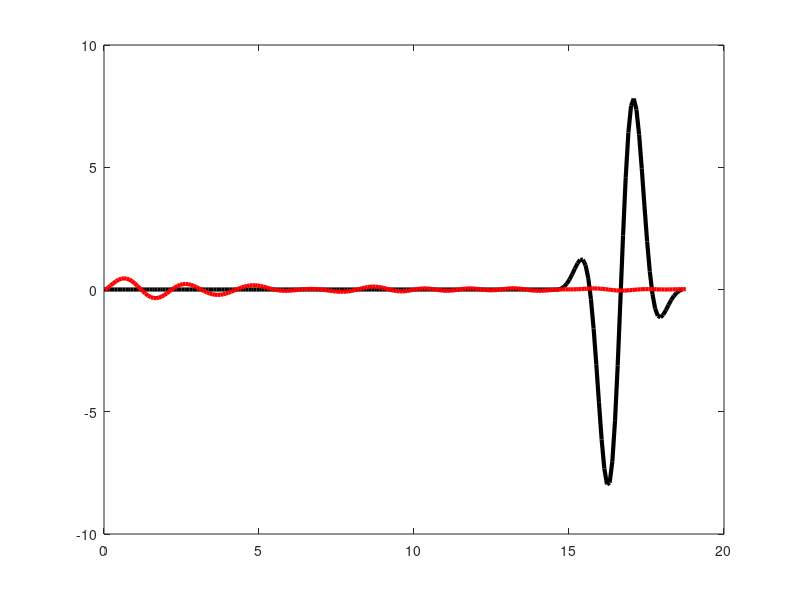

This chart was generated by the following MATLAB code: (Note: this script raises an error after producing the figure.)
clear; clc;
set(groot, 'DefaultFigureWindowStyle', 'normal');
startingX   = 100;
startingY   = 100;
Width       = 500;
Height      = 300;


load Ember_time_series_TR.mat

TR_sensor_data = sensor_data;
TR_time_series = time_series;

% f1 = figure('Position',[startingX startingY Width Height]); % plot the input time series
% ax1 = subplot(1,1,1); 
% stackedPlot(TR_time_series* 1e6-35, TR_sensor_data);
% ax1.XLim = [0 20];
% set(gca,'YTick',[])
% % set(gca,'XTick',[])
% % xlabel('Time [\mus]');
% % ylabel('Time Series for free-field focusing');
% % pause(0.5);
% saveas(f1,'TR_stacked_time_series.jpg');

load Ember_time_series_FF.mat

FF_sensor_data = sensor_data;
FF_time_series = time_series;

% f1 = figure('Position',[startingX startingY Width Height]); % plot the input time series
% ax1 = subplot(1,1,1); 
% stackedPlot(FF_time_series* 1e6, FF_sensor_data);
% % ax1.XLim = [1 21];
% % xlabel('Time [\mus]');
% % ylabel('Time Series for free-field focusing');
% hold on;
% set(gca,'YTick',[])
% % set(gca,'XTick',[])
% saveas(f1,'FF_stacked_time_series.jpg');
% 
startingX   = 100;
startingY   = 100;
Width       = 500;
Height      = 500;

% def normalize_amplitude(data):
%     min_val = np.min(data);
%     max_val = np.max(data);
%     return (data - min_val) / (max_val - min_val)

% start_TR_index = find(TR_time_series*1e6 == 35)

transducer_number = 14; 

pressure_TR = TR_sensor_data(transducer_number,:);
pressure_FF = FF_sensor_data(transducer_number,:);

% pressure_TR = normalize(pressure_TR);
% pressure_FF = normalize(pressure_FF);

index = find(TR_time_series* 1e6 >= 35);
index(1)
endpt = index(1) + length(pressure_FF)
length(pressure_FF)
TR_new_time_series = TR_time_series(index(1):endpt)* 1e6 -35;
TR_new_pressure = pressure_TR(index(1):endpt);

% Now do a comparative cross-section. 
f1 = figure('Position',[startingX startingY Width Height]);
ax1 = subplot(1,1,1); 
% plot(TR_time_series* 1e6, pressure_TR,'r','LineWidth', 3) 
plot(FF_time_series* 1e6, 0.5*pressure_FF,'k','LineWidth', 3) 
hold on
plot(TR_new_time_series, TR_new_pressure,'r','LineWidth', 3) 
ax1.XLim = [0 20];
% ax1.YLim = [0 5];
ax1.FontSize = 25;
box off;
H=gca;
H.LineWidth=2; %change to the desired value
% xlabel('cross-section [mm]');
% ylabel('P [Pa]');
hold on
saveas(f1,'time_series.jpg');
%close(f1)


startingX   = 100;
startingY   = 100;
Width       = 250;
Height      = 250;
f1 = figure('Position',[startingX startingY Width Height]);
ax1 = subplot(1,1,1); 
% plot(TR_time_series* 1e6, pressure_TR,'r','LineWidth', 3) 
plot(TR_new_time_series, TR_new_pressure,'r','LineWidth', 3) 
ax1.XLim = [0 20];
% ax1.YLim = [0 5];
ax1.FontSize = 25;
box off;
H=gca;
H.LineWidth=2; %change to the desired value
% xlabel('cross-section [mm]');
% ylabel('P [Pa]');
hold on
saveas(f1,'zoom_time_series.jpg');
